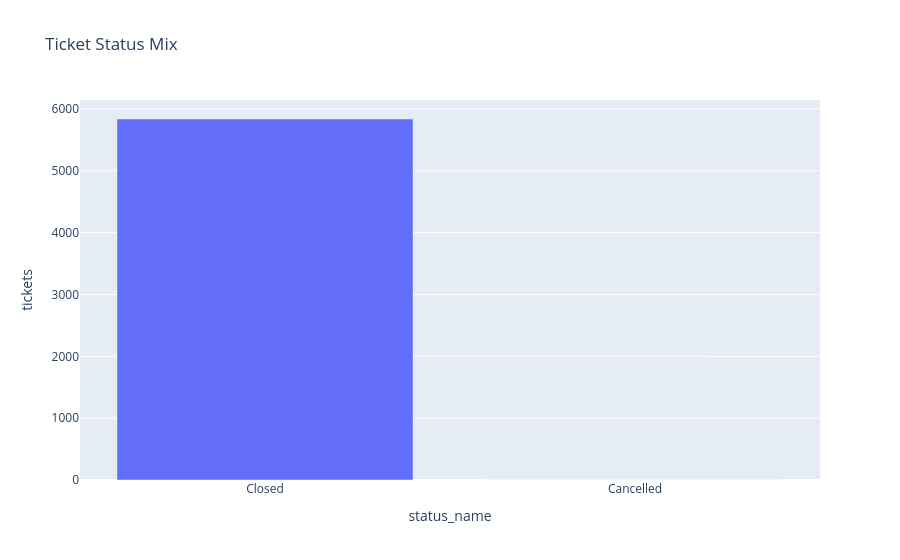

The notebook cell saved with this chart:
### Code cell
status_mix_chart = status_mix.reset_index(names='status_name')
px.bar(
    status_mix_chart,
    x='status_name',
    y='tickets',
    title='Ticket Status Mix',
)

### Figure 1 — Plotly figure (JSON) as saved in the notebook; plotly's stock layout.template omitted (floating-point values rounded to 4 significant figures)
{"data": [{"hovertemplate": "status_name=%{x}<br>tickets=%{y}<extra></extra>", "legendgroup": "", "marker": {"color": "#636efa", "pattern": {"shape": ""}}, "name": "", "orientation": "v", "showlegend": false, "textposition": "auto", "type": "bar", "x": ["Closed", "Cancelled"], "xaxis": "x", "y": [5837, 2], "yaxis": "y"}], "layout": {"barmode": "relative", "legend": {"tracegroupgap": 0}, "title": {"text": "Ticket Status Mix"}, "xaxis": {"anchor": "y", "domain": [0.0, 1.0], "title": {"text": "status_name"}}, "yaxis": {"anchor": "x", "domain": [0.0, 1.0], "title": {"text": "tickets"}}}}
